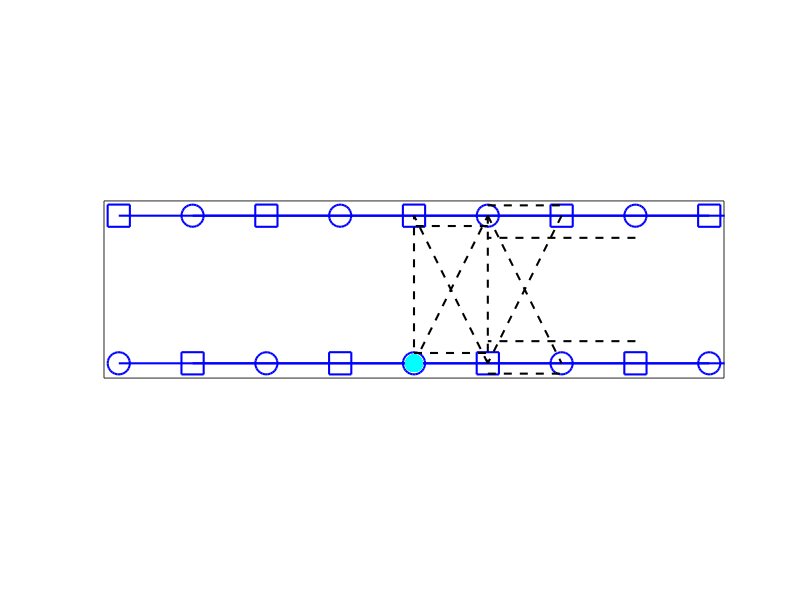

Recreate this plot in MATLAB.
function double_layer_demo()

%% This function is used to plot a figure to demonstrate double layer multilattice chain and interaction
%% range of a site
close all

a=[1;0];
p1=[1/2;0];
p2=[0;1];
p3=[1/2;1];

N=2;

%% Set reference configuration
ref_x0=zeros(2*N+1,2);
ref_x1=ref_x0;
ref_x2=ref_x0;
ref_x3=ref_x0;

for i=1:(2*N+1)
    
    ref_x0(i,:)=(i-N-1)*a';
    ref_x1(i,:)=ref_x0(i,:)+p1';
    ref_x2(i,:)=ref_x0(i,:)+p2';
    ref_x3(i,:)=ref_x0(i,:)+p3';
end


figure;
mrksz = 20;
lwdth = 1.5;
hold on
plot(ref_x0(:,1),ref_x0(:,2),'-bo','Markersize', 0.8*mrksz, 'Linewidth', lwdth);
plot(ref_x1(:,1),ref_x1(:,2),'-bs','Markersize', 0.8*mrksz, 'Linewidth', lwdth);
plot(ref_x2(:,1),ref_x2(:,2),'-bs','Markersize', 0.8*mrksz, 'Linewidth', lwdth);
plot(ref_x3(:,1),ref_x3(:,2),'-bo','Markersize', 0.8*mrksz, 'Linewidth', lwdth);

xi=3;
adjust1=0.15;
adjust=0.07;
lwdth2=1.5;
%% Fourteen interaction bonds
hold on
% (100)
plot([ref_x0(xi,1),ref_x0(xi+1,1)],[ref_x0(xi,2)-adjust1,ref_x0(xi+1,2)-adjust1],'k--', 'Linewidth', lwdth2);
% (001)
plot([ref_x0(xi,1),ref_x1(xi,1)], [ref_x0(xi,2)+adjust,ref_x1(xi,2)+adjust],'k--', 'Linewidth', lwdth2);
% (002)
plot([ref_x0(xi,1),ref_x2(xi,1)], [ref_x0(xi,2),ref_x2(xi,2)],'k--', 'Linewidth', lwdth2);
% (003)
plot([ref_x0(xi,1),ref_x3(xi,1)], [ref_x0(xi,2),ref_x3(xi,2)],'k--', 'Linewidth', lwdth2);
% (110)
plot([ref_x1(xi,1),ref_x0(xi+1,1)], [ref_x1(xi,2)-adjust,ref_x0(xi+1,2)-adjust],'k--', 'Linewidth', lwdth2);
% (021)
plot([ref_x1(xi,1),ref_x2(xi,1)], [ref_x1(xi,2),ref_x2(xi,2)],'k--', 'Linewidth', lwdth2);
% (023)
plot([ref_x3(xi,1),ref_x2(xi,1)], [ref_x3(xi,2)-adjust,ref_x2(xi,2)-adjust],'k--', 'Linewidth', lwdth2);
% (130)
plot([ref_x3(xi,1),ref_x0(xi+1,1)], [ref_x3(xi,2),ref_x0(xi+1,2)],'k--', 'Linewidth', lwdth2);
% (132)
plot([ref_x3(xi,1),ref_x2(xi+1,1)], [ref_x3(xi,2)+adjust,ref_x2(xi+1,2)+adjust],'k--', 'Linewidth', lwdth2);
% (031)
plot([ref_x3(xi,1),ref_x1(xi,1)], [ref_x3(xi,2),ref_x1(xi,2)],'k--', 'Linewidth', lwdth2);
% (112)
plot([ref_x2(xi+1,1),ref_x1(xi,1)], [ref_x2(xi+1,2),ref_x1(xi,2)],'k--', 'Linewidth', lwdth2);
% (122)
plot([ref_x2(xi+1,1),ref_x2(xi,1)], [ref_x2(xi+1,2)+adjust1,ref_x2(xi,2)+adjust1],'k--', 'Linewidth', lwdth2);
% (133)
plot([ref_x3(xi+1,1),ref_x3(xi,1)], [ref_x3(xi+1,2)-adjust1,ref_x3(xi,2)-adjust1],'k--', 'Linewidth', lwdth2);
% (111)
plot([ref_x1(xi+1,1),ref_x1(xi,1)], [ref_x1(xi+1,2)+adjust1,ref_x1(xi,2)+adjust1],'k--', 'Linewidth', lwdth2);


plot(ref_x0(xi,1),ref_x0(xi,2),'c.','Markersize', 2*mrksz)
% plot(ref_x1(xi,1),ref_x1(xi,2),'r.','Markersize', 1.2*mrksz)
% plot(ref_x2(xi,1),ref_x2(xi,2),'m.','Markersize', 1.2*mrksz)
% plot(ref_x3(xi,1),ref_x3(xi,2),'g.','Markersize', 1.2*mrksz)


axis([-2.1, 2.1, -0.1, 1.1])
axis equal
set(gca, 'XTick', [], 'YTick', [],'FontName', 'Times', 'FontSize', 18, 'box', 'on')

% set(gca, 'XTick', [-100], 'YTick', [-100], 'ZTick', [-100], ...
%         'FontName', 'Times', 'FontSize', 18, 'box', 'off', 'visible', 'off')






% %% Atomistic displacements
% disp_x11=zeros(2*N+1,2);
% disp_x12=disp_x11;
% disp_x21=disp_x11;
% disp_x22=disp_x11;
% 
% disp_x11=abs(rand(2*N+1,2))*0.01;
% disp_x12=abs(rand(2*N+1,2))*0.01;
% disp_x21=abs(rand(2*N+1,2))*0.01;
% disp_x22=abs(rand(2*N+1,2))*0.01;
% 
% 
% 
% 
% %% Interpolant displacements
% 
% int_disp_x11=zeros(2*N+1,2);
% int_disp_x12=disp_x11;
% int_disp_x21=disp_x11;
% int_disp_x22=disp_x11;
% 
% 
% for i=1:3:(2*N+1)-3
%    
%     int_disp_x11(i,:)=disp_x11(i,:);
%     int_disp_x12(i,:)=disp_x12(i,:);
%     int_disp_x21(i,:)=disp_x21(i,:);
%     int_disp_x22(i,:)=disp_x22(i,:);
%     
%     int_disp_x11(i+3,:)=disp_x11(i+3,:);
%     int_disp_x12(i+3,:)=disp_x12(i+3,:);
%     int_disp_x21(i+3,:)=disp_x21(i+3,:);
%     int_disp_x22(i+3,:)=disp_x22(i+3,:);
%     
%     def_grad=( disp_x11(i+3,:)- disp_x11(i,:))/3;
%     
%     p1_grad=( disp_x12(i+3,:)- disp_x12(i,:))/3;
%    
%     p2_grad=( disp_x21(i+3,:)- disp_x21(i,:))/3;
%     
%     p3_grad=( disp_x22(i+3,:)- disp_x22(i,:))/3;
%     
%     
%     for k=1:2
%     int_disp_x11(i+k,:)=disp_x11(i,:)+ k*def_grad;
%     int_disp_x12(i+k,:)=disp_x12(i,:)+k*p1_grad;
%     int_disp_x21(i+k,:)=disp_x21(i,:)+k*p2_grad;
%     int_disp_x22(i+k,:)=disp_x22(i,:)+k*p3_grad;
%     end
% end
% 
% 
% figure;hold on
% plot(ref_x11(:,1)+disp_x11(:,1), ref_x11(:,2)+disp_x11(:,2),'ro');
% plot(ref_x12(:,1)+disp_x12(:,1), ref_x12(:,2)+disp_x12(:,2),'rs');
% plot(ref_x21(:,1)+disp_x21(:,1), ref_x21(:,2)+disp_x21(:,2),'rv');
% plot(ref_x22(:,1)+disp_x22(:,1), ref_x22(:,2)+disp_x22(:,2),'rd');
% 
% plot(ref_x11(:,1)+int_disp_x11(:,1), ref_x11(:,2)+int_disp_x11(:,2),'go');
% plot(ref_x12(:,1)+int_disp_x12(:,1), ref_x12(:,2)+int_disp_x12(:,2),'gs');
% plot(ref_x21(:,1)+int_disp_x21(:,1), ref_x21(:,2)+int_disp_x21(:,2),'gv');
% plot(ref_x22(:,1)+int_disp_x22(:,1), ref_x22(:,2)+int_disp_x22(:,2),'gd');